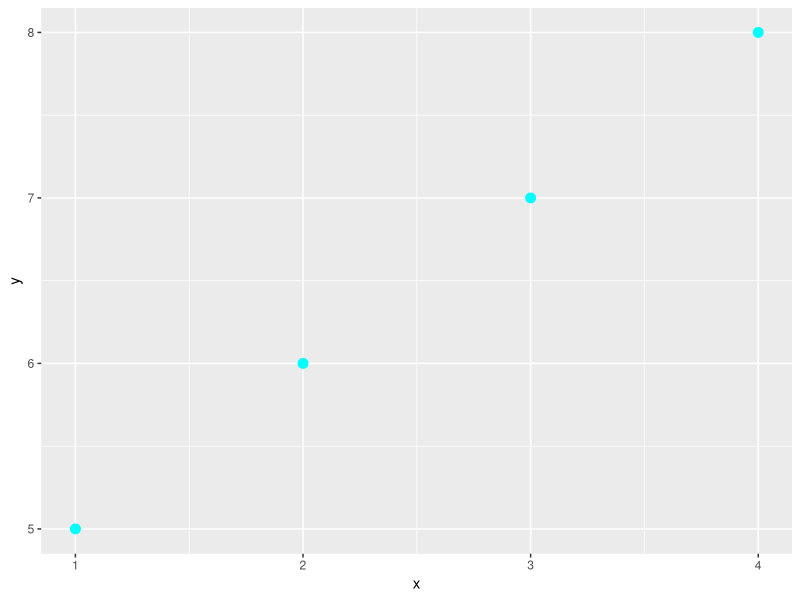

Generate this figure with R:
library(ggplot2)

x = c(1,2,3,4)
y = c(5,6,7,8)

df = data.frame(x,y)

ggplot()+
  geom_point(aes(x,y), size = 3, color="cyan")
  theme_bw()
